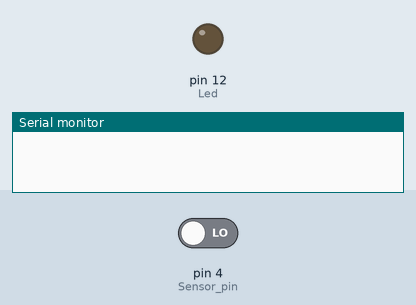
This sketch was run on a simulated Arduino Uno, built with avr-gcc and run on an emulated ATmega328P. Parts: output pins drawn as LEDs (lit = HIGH), the last lines printed to the serial monitor. The inputs (shaded band) are chosen by the test bench; at power-on: pin 4 (Sensor_pin) LOW.

Above: at 1.2 s.
1.3 s: pin 4 (Sensor_pin) driven HIGH
At 2.5 s:
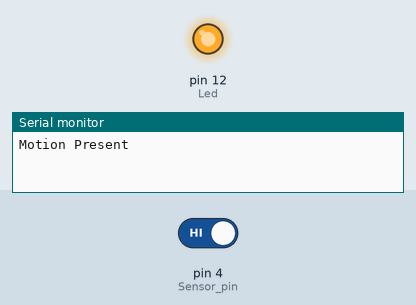
2.8 s: pin 4 (Sensor_pin) driven LOW
At 3.6 s:
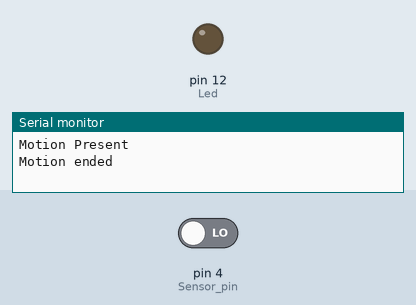
Timing chart, 0 to 5.8 s (numbered marks = the images above; inputs shaded):
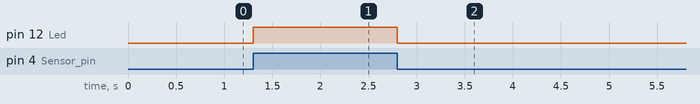

The sketch:

t1p.ino
```cpp
//Name : Gaurish Bhatia
//Student ID : 2110994762
// Task M1.T1.P


//declaring the global constants for the LED pin, sensor pin, state and input.
int Led = 12;
int Sensor_pin = 4;
int sesor_state = LOW;
int input = 0;


//Setup function, this will run once.
void setup() {

  pinMode(Led, OUTPUT); // setting the Led as output
  pinMode(Sensor_pin, INPUT);  // setting the sensor pin as input.

  Serial.begin(9600);// beginning the serial communication at a baud rate of 9600.
}

//loop function, runs forever until program stopped.
void loop() {

  input = digitalRead(Sensor_pin);//checking the input value.

  // checking if the input value is high.
  if (input == HIGH) {

    digitalWrite(Led, HIGH);  // turning the LED on.

    // checking the state of the sensor.

    if (sesor_state == LOW) {

      Serial.println("Motion Present");

      sesor_state = HIGH;// changing the state to 1.
    }

  }

  // checking if the input value is low.
  else {
    digitalWrite(Led, LOW); // turning the LED off.

    // checking the state of the sensor.
    if (sesor_state == HIGH) {
      //printing on the serial monitor , that motion is not present.

      Serial.println("Motion ended");


      sesor_state = LOW;// changing the state to low.
    }
  }
}
```

Measured:
- after the input at 1.3 s, pin 12 (Led): LOW → HIGH at once
- after the input at 2.8 s, pin 12 (Led): HIGH → LOW at once
